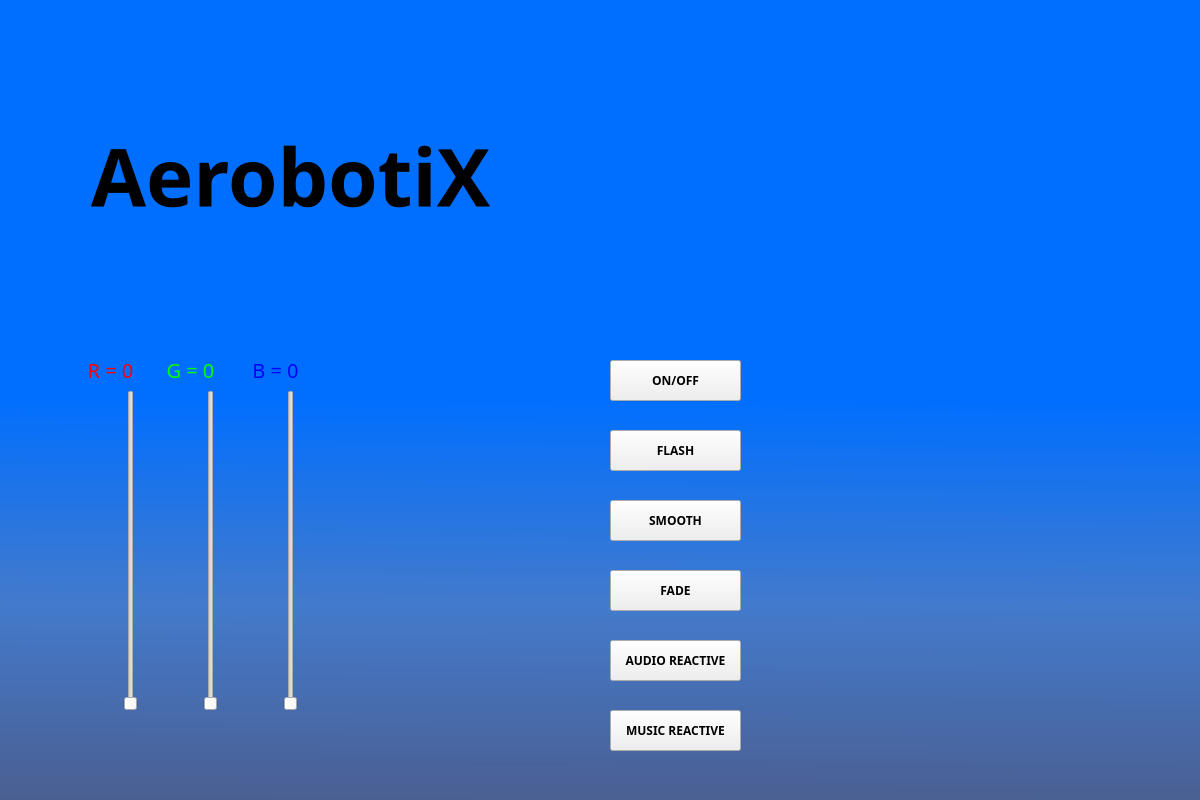
<?xml version="1.0" encoding="UTF-8"?>
<ui version="4.0">
 <class>Frame</class>
 <widget class="QWidget" name="Frame">
  <property name="geometry">
   <rect>
    <x>0</x>
    <y>0</y>
    <width>1200</width>
    <height>800</height>
   </rect>
  </property>
  <property name="windowTitle">
   <string>Form</string>
  </property>
  <property name="styleSheet">
   <string notr="true">QWidget#Frame{
background-color:qlineargradient(spread:pad, x1:0, y1:1, x2:0.00502513, y2:0.46, stop:0 rgba(75, 95, 145, 255), stop:0.457286 rgba(67, 122, 204, 255), stop:0.935 rgba(0, 111, 255, 255));}</string>
  </property>
  <widget class="QLabel" name="Aerobotix">
   <property name="geometry">
    <rect>
     <x>60</x>
     <y>50</y>
     <width>461</width>
     <height>251</height>
    </rect>
   </property>
   <property name="font">
    <font>
     <family>Trusted</family>
     <pointsize>60</pointsize>
     <weight>75</weight>
     <bold>true</bold>
     <strikeout>false</strikeout>
     <kerning>true</kerning>
    </font>
   </property>
   <property name="text">
    <string>AerobotiX</string>
   </property>
   <property name="alignment">
    <set>Qt::AlignCenter</set>
   </property>
  </widget>
  <widget class="QSlider" name="Slider_R">
   <property name="geometry">
    <rect>
     <x>110</x>
     <y>390</y>
     <width>41</width>
     <height>321</height>
    </rect>
   </property>
   <property name="maximum">
    <number>255</number>
   </property>
   <property name="orientation">
    <enum>Qt::Vertical</enum>
   </property>
  </widget>
  <widget class="QSlider" name="Slider_G">
   <property name="geometry">
    <rect>
     <x>190</x>
     <y>390</y>
     <width>41</width>
     <height>321</height>
    </rect>
   </property>
   <property name="maximum">
    <number>255</number>
   </property>
   <property name="orientation">
    <enum>Qt::Vertical</enum>
   </property>
  </widget>
  <widget class="QSlider" name="Slider_B">
   <property name="geometry">
    <rect>
     <x>270</x>
     <y>390</y>
     <width>41</width>
     <height>321</height>
    </rect>
   </property>
   <property name="maximum">
    <number>255</number>
   </property>
   <property name="orientation">
    <enum>Qt::Vertical</enum>
   </property>
  </widget>
  <widget class="QLabel" name="R">
   <property name="geometry">
    <rect>
     <x>60</x>
     <y>350</y>
     <width>101</width>
     <height>41</height>
    </rect>
   </property>
   <property name="font">
    <font>
     <family>Montserrat SemiBold</family>
     <pointsize>15</pointsize>
    </font>
   </property>
   <property name="mouseTracking">
    <bool>true</bool>
   </property>
   <property name="text">
    <string>&lt;html&gt;&lt;head/&gt;&lt;body&gt;&lt;p&gt;&lt;span style=&quot; color:#ff0000;&quot;&gt;R = 0&lt;/span&gt;&lt;/p&gt;&lt;/body&gt;&lt;/html&gt;</string>
   </property>
   <property name="textFormat">
    <enum>Qt::AutoText</enum>
   </property>
   <property name="alignment">
    <set>Qt::AlignCenter</set>
   </property>
  </widget>
  <widget class="QLabel" name="G">
   <property name="geometry">
    <rect>
     <x>140</x>
     <y>350</y>
     <width>101</width>
     <height>41</height>
    </rect>
   </property>
   <property name="font">
    <font>
     <family>Montserrat SemiBold</family>
     <pointsize>15</pointsize>
    </font>
   </property>
   <property name="text">
    <string>&lt;html&gt;&lt;head/&gt;&lt;body&gt;&lt;p&gt;&lt;span style=&quot; color:#00ff00;&quot;&gt;G = 0&lt;/span&gt;&lt;/p&gt;&lt;/body&gt;&lt;/html&gt;</string>
   </property>
   <property name="textFormat">
    <enum>Qt::AutoText</enum>
   </property>
   <property name="alignment">
    <set>Qt::AlignCenter</set>
   </property>
  </widget>
  <widget class="QLabel" name="B">
   <property name="geometry">
    <rect>
     <x>220</x>
     <y>350</y>
     <width>111</width>
     <height>41</height>
    </rect>
   </property>
   <property name="font">
    <font>
     <family>Montserrat SemiBold</family>
     <pointsize>15</pointsize>
    </font>
   </property>
   <property name="text">
    <string>&lt;html&gt;&lt;head/&gt;&lt;body&gt;&lt;p&gt;&lt;span style=&quot; color:#0000ff;&quot;&gt;B = 0&lt;/span&gt;&lt;/p&gt;&lt;/body&gt;&lt;/html&gt;</string>
   </property>
   <property name="textFormat">
    <enum>Qt::AutoText</enum>
   </property>
   <property name="alignment">
    <set>Qt::AlignCenter</set>
   </property>
  </widget>
  <widget class="QPushButton" name="Button_onoff">
   <property name="geometry">
    <rect>
     <x>610</x>
     <y>360</y>
     <width>131</width>
     <height>41</height>
    </rect>
   </property>
   <property name="font">
    <font>
     <family>Montserrat</family>
     <weight>75</weight>
     <bold>true</bold>
    </font>
   </property>
   <property name="text">
    <string>ON/OFF</string>
   </property>
  </widget>
  <widget class="QPushButton" name="Button_flash">
   <property name="geometry">
    <rect>
     <x>610</x>
     <y>430</y>
     <width>131</width>
     <height>41</height>
    </rect>
   </property>
   <property name="font">
    <font>
     <family>Montserrat</family>
     <weight>75</weight>
     <bold>true</bold>
    </font>
   </property>
   <property name="text">
    <string>FLASH</string>
   </property>
  </widget>
  <widget class="QPushButton" name="Button_audio">
   <property name="geometry">
    <rect>
     <x>610</x>
     <y>640</y>
     <width>131</width>
     <height>41</height>
    </rect>
   </property>
   <property name="font">
    <font>
     <family>Montserrat</family>
     <weight>75</weight>
     <bold>true</bold>
    </font>
   </property>
   <property name="text">
    <string>AUDIO REACTIVE</string>
   </property>
  </widget>
  <widget class="QPushButton" name="Button_fade">
   <property name="geometry">
    <rect>
     <x>610</x>
     <y>570</y>
     <width>131</width>
     <height>41</height>
    </rect>
   </property>
   <property name="font">
    <font>
     <family>Montserrat</family>
     <weight>75</weight>
     <bold>true</bold>
    </font>
   </property>
   <property name="text">
    <string>FADE</string>
   </property>
  </widget>
  <widget class="QPushButton" name="Button_smooth">
   <property name="geometry">
    <rect>
     <x>610</x>
     <y>500</y>
     <width>131</width>
     <height>41</height>
    </rect>
   </property>
   <property name="font">
    <font>
     <family>Montserrat</family>
     <weight>75</weight>
     <bold>true</bold>
    </font>
   </property>
   <property name="text">
    <string>SMOOTH</string>
   </property>
  </widget>
  <widget class="QPushButton" name="Button_music">
   <property name="geometry">
    <rect>
     <x>610</x>
     <y>710</y>
     <width>131</width>
     <height>41</height>
    </rect>
   </property>
   <property name="font">
    <font>
     <family>Montserrat</family>
     <weight>75</weight>
     <bold>true</bold>
    </font>
   </property>
   <property name="text">
    <string>MUSIC REACTIVE</string>
   </property>
  </widget>
 </widget>
 <resources/>
 <connections/>
</ui>
